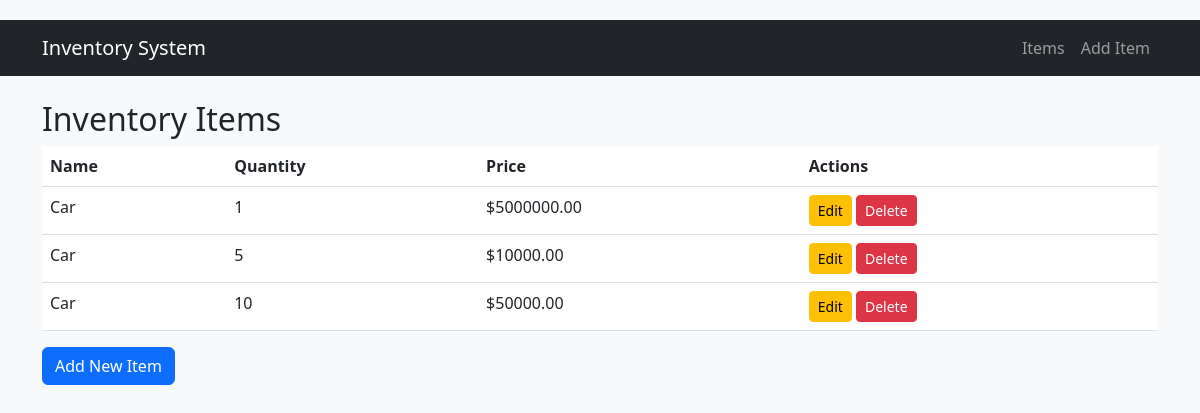
Before: / with the older database file.
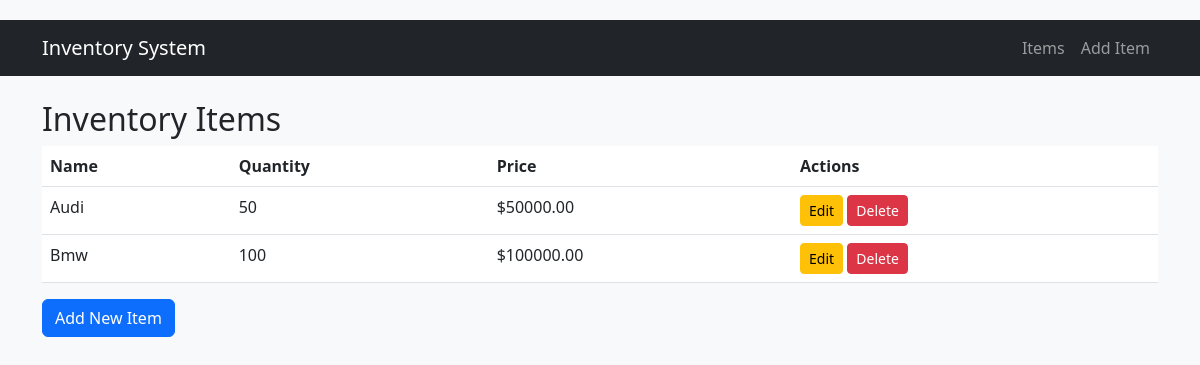
After: the same page with the newer database file.
### items/models.py (models this page shows, shortened)
class Item(models.Model):
    name = models.CharField(
        max_length=100,
        verbose_name="Item Name",
        help_text="Enter the item name (max 100 characters)"
    )
    description = models.TextField(
        blank=True,
        verbose_name="Description",
        help_text="Optional item description"
    )
    quantity = models.PositiveIntegerField(
        default=0,
        validators=[MinValueValidator(0)],
        verbose_name="Quantity in Stock",
        help_text="Current inventory count (must be 0 or greater)"
    )
    price = models.DecimalField(
        max_digits=10,
        decimal_places=2,
        validators=[MinValueValidator(0)],
        verbose_name="Unit Price",
        help_text="Price per unit (USD)"
    )
    created_at = models.DateTimeField(
        auto_now_add=True,
        verbose_name="Date Created"
    )
    updated_at = models.DateTimeField(
        auto_now=True,
        verbose_name="Last Updated"
    )
    class Meta:
        ordering = ['-updated_at']  # Newest items first
        verbose_name = "Inventory Item"
        verbose_name_plural = "Inventory Items"

### items/views.py (the view)
# urls.py: path('', views.item_list, name='item_list'),  # Handles root URL (/)
def item_list(request):
    items = Item.objects.all().order_by('-updated_at')
    return render(request, 'items/item_list.html', {'items': items})

### templates/items/item_list.html
{% extends 'base.html' %}
{% block content %}
<h2>Inventory Items</h2>
<table class="table">
    <thead>
        <tr>
            <th>Name</th>
            <th>Quantity</th>
            <th>Price</th>
            <th>Actions</th>
        </tr>
    </thead>
    <tbody>
        {% for item in items %}
        <tr>
            <td>{{ item.name }}</td>
            <td>{{ item.quantity }}</td>
            <td>${{ item.price }}</td>
            <td>
                <a href="{% url 'items:item_update' item.pk %}" class="btn btn-sm btn-warning">Edit</a>
                <a href="{% url 'items:item_delete' item.pk %}" class="btn btn-sm btn-danger">Delete</a>
            </td>
        </tr>
        {% empty %}
        <tr>
            <td colspan="4">No items found in inventory</td>
        </tr>
        {% endfor %}
    </tbody>
</table>
<a href="{% url 'items:item_create' %}" class="btn btn-primary">Add New Item</a>
{% endblock %}

### templates/base.html (shortened to what this page needs)
<!DOCTYPE html>
<html lang="en">
<head>
    <link href="https://cdn.jsdelivr.net/npm/bootstrap@5.3.0/dist/css/bootstrap.min.css" rel="stylesheet">
</head>
<body>
    <nav class="navbar navbar-expand-lg navbar-dark bg-dark mb-4">
        <div class="container">
            <a class="navbar-brand" href="{% url 'items:item_list' %}">Inventory System</a>
            <div class="navbar-nav">
                <a class="nav-link" href="{% url 'items:item_list_alt' %}">Items</a>
                <a class="nav-link" href="{% url 'items:item_create' %}">Add Item</a>
            </div>
        </div>
    </nav>
    <div class="container">
        {% block content %}{% endblock %}
    </div>
</body>
</html>

### templates/base.html (style rules this page uses)
body { padding-top: 20px; background-color: #f8f9fa; }

Changed rows visible on the page:
removed Item: name "Car", quantity "1", price "5000000.00"
removed Item: name "Car", quantity "5", price "10000.00"
removed Item: name "Car", quantity "10", price "50000.00"
added Item: name "Audi", quantity "50", price "50000.00"
added Item: name "Bmw", quantity "100", price "100000.00"
